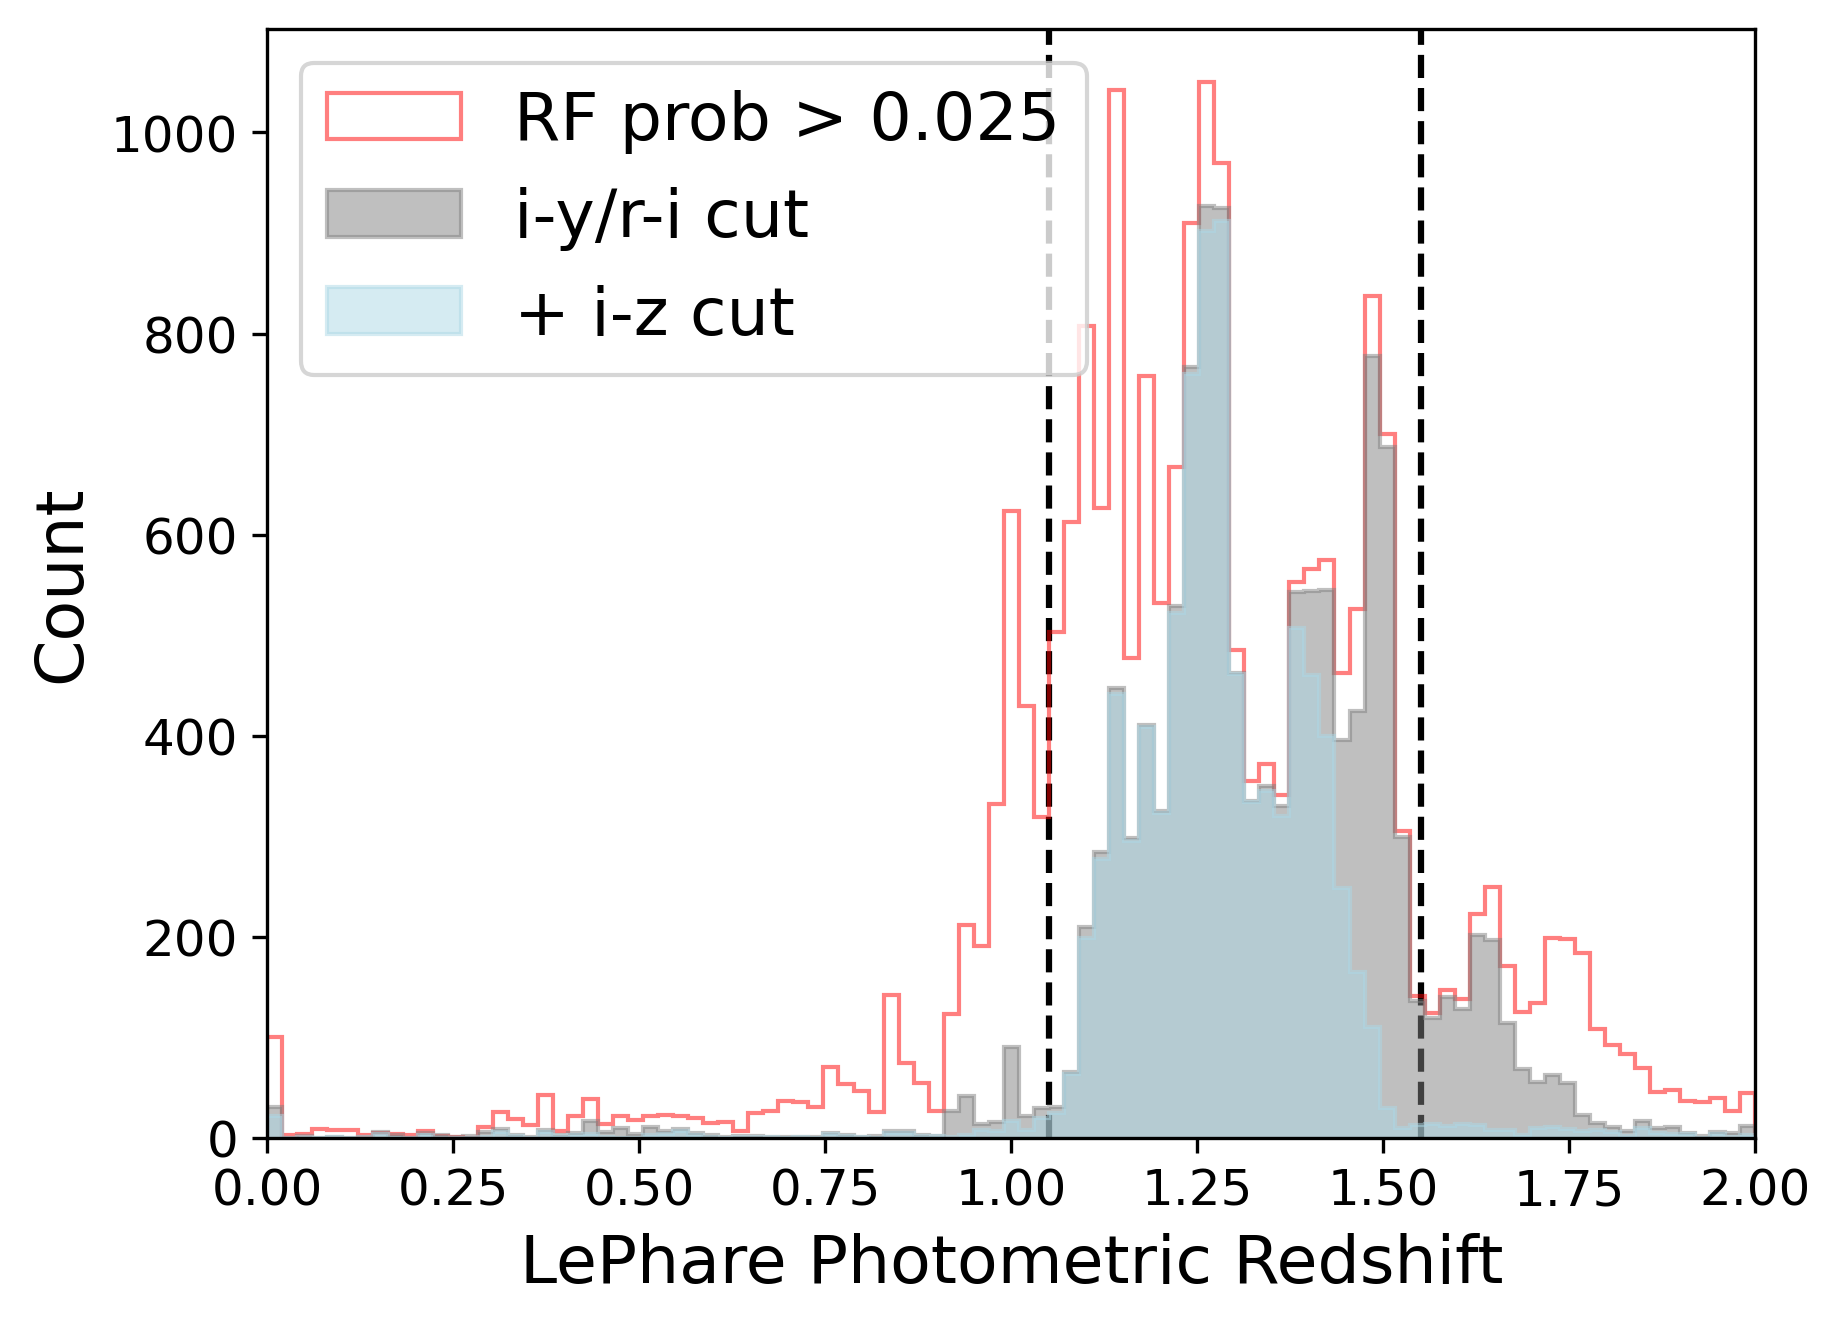

Python code for this plot:
import scipy as sp
import time
import numpy as np 
from astropy.visualization import LogStretch
from astropy.visualization.mpl_normalize import ImageNormalize
from astropy import table
from astropy.table import join
import pandas as pd
from tabulate import tabulate
from matplotlib import pyplot as plt
from sklearn.ensemble import RandomForestClassifier
from sklearn.model_selection import train_test_split 
import pickle

# Specify the version of the catalog and the folder with the input/output files

# Loading the Farmer version of the COSMOS2020 Cat
catversion1 = 'Farmer'  
dir_in1 ='/Users/yokisalcedo/Desktop/Emission-Line-Galaxy-Target-Selection/data/'  
dir_out1 = '/Users/yokisalcedo/Desktop/data/' # the directory where the output of this notebook will be stored
# Upload the main catalogue
cat = table.Table.read(dir_in1+'COSMOS2020_{}_jan_processed.fits'.format(catversion1),format='fits',hdu=1).to_pandas()

#All possible non-redundant colors are listed below:
#u: ug ,ur ,ui ,uz , uy
#g: gr, gi, gz, gy
#r: ri, rz, ry
#i: iz, iy
#z: zy

ug = cat['CFHT_u_MAG'] - cat['HSC_g_MAG'] 
ur = cat['CFHT_u_MAG'] - cat['HSC_r_MAG']
ui = cat['CFHT_u_MAG'] - cat['HSC_i_MAG']
uz = cat['CFHT_u_MAG'] - cat['HSC_z_MAG'] 
uy = cat['CFHT_u_MAG'] - cat['HSC_y_MAG']
gr = cat['HSC_g_MAG'] - cat['HSC_r_MAG']
gi = cat['HSC_g_MAG'] - cat['HSC_i_MAG']
gz = cat['HSC_g_MAG'] - cat['HSC_z_MAG']
gy = cat['HSC_g_MAG'] - cat['HSC_y_MAG']
ri = cat['HSC_r_MAG'] - cat['HSC_i_MAG']
rz = cat['HSC_r_MAG'] - cat['HSC_z_MAG']
ry = cat['HSC_r_MAG'] - cat['HSC_y_MAG']
iz = cat['HSC_i_MAG'] - cat['HSC_z_MAG']
iy = cat['HSC_i_MAG'] - cat['HSC_y_MAG']
zy = cat['HSC_z_MAG'] - cat['HSC_y_MAG']
r = cat['HSC_r_MAG']
g = cat['HSC_g_MAG']
i = cat['HSC_i_MAG']
y = cat['HSC_y_MAG']
z = cat['HSC_z_MAG']

cat['ug']= ug
cat['ur']= ur
cat['ui']=ui
cat['uz']=uz
cat['uy']=uy
cat['gr']=gr
cat['gi']=gi
cat['gz']=gz
cat['gy']=gy
cat['ri']=ri
cat['rz']=rz
cat['ry']=ry
cat['iz']=iz
cat['iy']=iy
cat['zy']=zy
cat['HSC_r_MAG'] = r
cat['HSC_g_MAG'] = g
cat['HSC_i_MAG'] = i
cat['HSC_y_MAG'] = y
cat['HSC_z_MAG'] = z

colormaskx = np.logical_and.reduce((np.isfinite(cat['HSC_r_MAG']),
                                    np.isfinite(cat['photoz']),
                                    np.isfinite(cat['HSC_g_MAG']),np.isfinite(cat['HSC_i_MAG']),
                                    np.isfinite(cat['HSC_y_MAG']),np.isfinite(cat['CFHT_u_MAG']),
                                    np.isfinite(cat['HSC_z_MAG']),
                                    (np.logical_or(cat['HSC_g_MAG']< 24.5, cat['HSC_r_MAG']< 24.5))))

#Here we defind our narrow and broad zcut, all RFs and all colors
#(xalln, yn, zalln, galln), (xallb, yb, zallb , gallb )
zcutn = np.logical_and(cat['photoz'] > 1.05, cat['photoz'] < 1.45)
zcutb = np.logical_and(cat['photoz'] > 1.05, cat['photoz'] < 1.55)
xalln = cat.loc[colormaskx,['ug','ur', 'ui', 'uz', 'uy', 'gr', 'gi', 'gz', 'gy', 'ri', 'rz', 'ry', 'iz', 'iy', 'zy','HSC_r_MAG','HSC_i_MAG','HSC_y_MAG','HSC_z_MAG','CFHT_u_MAG', 'HSC_g_MAG']]
xallb = cat.loc[colormaskx,['ug','ur', 'ui', 'uz', 'uy', 'gr', 'gi', 'gz', 'gy', 'ri', 'rz', 'ry', 'iz', 'iy', 'zy','HSC_r_MAG','HSC_i_MAG','HSC_y_MAG','HSC_z_MAG','CFHT_u_MAG', 'HSC_g_MAG']]
zalln = cat['photoz'][colormaskx]
zallb = cat['photoz'][colormaskx]
galln = cat.loc[colormaskx,['HSC_g_MAG']]
gallb = cat.loc[colormaskx,['HSC_g_MAG']]
yn = zcutn[colormaskx]
yb = zcutb[colormaskx]
ralln = cat['HSC_r_MAG'][colormaskx]
rallb = cat['HSC_r_MAG'][colormaskx]
rialln = cat['HSC_r_MAG'][colormaskx] - cat['HSC_i_MAG'][colormaskx]

#Function to make overplots of histograms with cuts 
def zhistcuts(data, prob, handcut, handcutiz, vlinemin = 1.05, vlinemax = 1.55, xlabel = 'LePhare Photometric Redshift', histtype = 'step', xlim=(0, 2), **kwargs):
    fig, ax = plt.subplots()
    ax.set_xlim(xlim)
    ax.set_xlabel(xlabel)
    ax.set_ylabel('Count')
    ax.axvline(vlinemin,ls= '--', color='black')
    ax.axvline(vlinemax,ls= '--', color='black')
    ax.hist(data[prob], bins = np.linspace(0, 2, 100)  , histtype = histtype, color = 'red', label = 'RF prob > 0.025', alpha = 0.5, **kwargs)
    ax.hist(data[handcut], bins = np.linspace(0, 2, 100)  , histtype = histtype, fill = True, color = 'grey', label = 'i-y/r-i cut', alpha = 0.5, **kwargs)
    ax.hist(data[handcutiz], bins = np.linspace(0, 2, 100)  , histtype = histtype, fill = True, color = 'lightblue', label = '+ i-z cut', alpha = 0.5, **kwargs)
    ax.set_xlabel('LePhare Photometric Redshift', fontsize = 16)
    ax.set_ylabel('Count', fontsize = 16)
    ax.xaxis.set_tick_params(labelsize = 12)
    ax.yaxis.set_tick_params(labelsize = 12)
    ax.legend(loc = 'upper left', fontsize = 16)
    plt.savefig('/Users/yokisalcedo/Desktop/Emission-Line-Galaxy-Target-Selection/script_figure/hist_overplots.png', dpi = 300, bbox_inches='tight')
    
    return fig, ax
  

#Here, we split the data into training and testing sets
xallb_train, xallb_test, yb_train, yb_test, zallb_train, zallb_test, gallb_train, gallb_test, rallb_train, rallb_test = train_test_split(xallb, yb, zallb, gallb, rallb)
clfall_b = RandomForestClassifier()
# fitb = clfall_b.fit(xallb_train, yb_train)   
# pickle.dump(clfall_b, open('clfall_b.pkl', 'wb'))
pickled_clfall_b = pickle.load(open('/Users/yokisalcedo/Desktop/Emission-Line-Galaxy-Target-Selection/data/clfall_b.pkl', 'rb'))
pickled_clfall_b.predict(xallb_test) 
pickled_clfall_b.predict_proba(xallb_test) 
pickled_clfall_b.predict_proba(xallb)

predallb = pickled_clfall_b.predict(xallb_test) 
proballb = pickled_clfall_b.predict_proba(xallb_test) 
proballb_full = pickled_clfall_b.predict_proba(xallb)
probmaskallb_full = proballb_full[:, 1] >= 0.025



xallb = cat.loc[colormaskx,['ug','ur', 'ui', 'uz', 'uy', 'gr', 'gi', 'gz', 'gy', 'ri', 'rz', 'ry', 'iz', 'iy', 'zy','HSC_r_MAG','HSC_i_MAG','HSC_y_MAG','HSC_z_MAG','CFHT_u_MAG', 'HSC_g_MAG']]
proballb_full = pickled_clfall_b.predict_proba(xallb)
probmaskallb_full = proballb_full[:, 1] >= 0.025
iyri_cut = np.logical_and((xallb['iy'] > 0.35),(xallb['ri'] < xallb['iy'] - 0.19)) 
iz_cut = np.logical_and((xallb['iy'] > 0.35),(xallb['ri'] < xallb['iy'] - 0.19))
iz_cut &= (xallb['iz'] > 0.35)
photoz =  cat.loc[colormaskx,['photoz']]
print(len(zallb[probmaskallb_full]))

#calling function to make hist overplots and save it
zhistcuts(zallb, probmaskallb_full, iyri_cut, iz_cut)